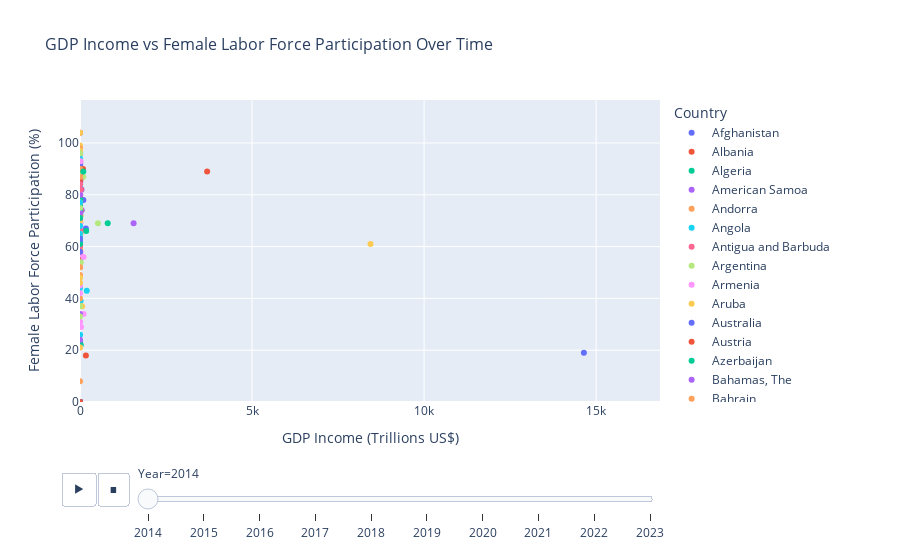

Notebook code cell kept with this figure:
### Markdown cell above
#Step 8: Visualize the Relationship

### Code cell
import plotly.express as px

# Scale GDP Income to trillions for better readability
merged_data["GDP Income (Trillions)"] = merged_data["GDP Income"] / 1e12

# Dynamically calculate the range for axes based on scaled values
x_min = merged_data["GDP Income (Trillions)"].min() * 0.9  # Add padding for better visibility
x_max = merged_data["GDP Income (Trillions)"].max() * 1.1
y_min = merged_data["Female Labor Force Participation"].min() * 0.9
y_max = merged_data["Female Labor Force Participation"].max() * 1.1

# Create an animated scatter plot
fig = px.scatter(
    merged_data,
    x="GDP Income (Trillions)",
    y="Female Labor Force Participation",
    color="Country",
    animation_frame="Year",
    hover_name="Country",
    title="GDP Income vs Female Labor Force Participation Over Time",
    labels={
        "GDP Income (Trillions)": "GDP Income (Trillions US$)",
        "Female Labor Force Participation": "Female Labor Force Participation (%)"
    },
)

# Update layout to adjust axes range dynamically
fig.update_layout(
    xaxis=dict(range=[x_min, x_max], title="GDP Income (Trillions US$)"),
    yaxis=dict(range=[y_min, y_max], title="Female Labor Force Participation (%)"),
    title=dict(font_size=16),
)

# Show the plot
fig.show()
